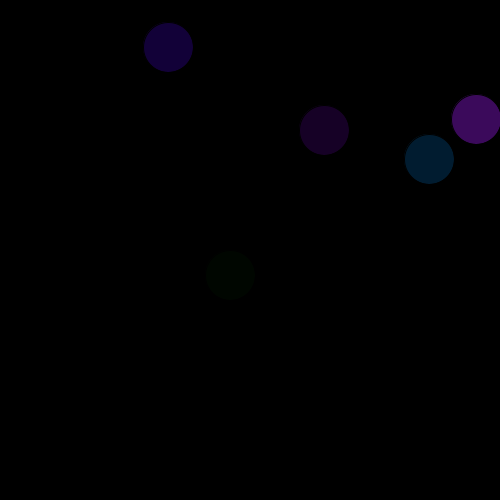
Frame 1 (no input)
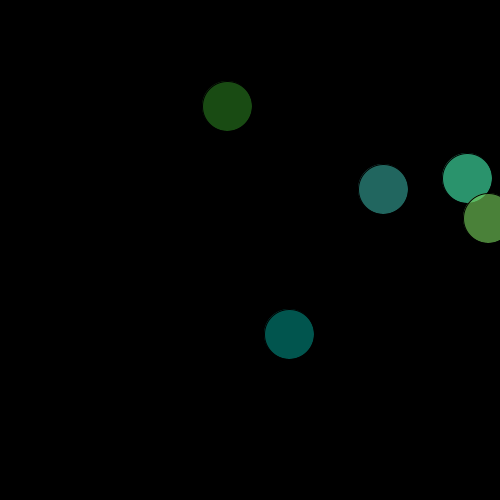
Frame 60 (the mouse pressed at the canvas centre just before this capture)
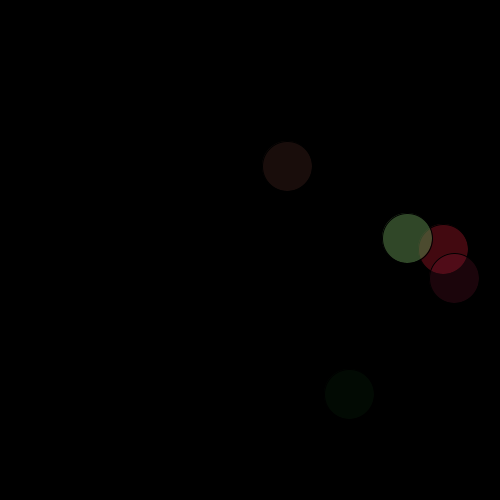
Frame 120 (the mouse held since frame 60 and released just before this capture)

The Processing sketch that drew these frames (run headless with seeded random() and noise(); from frame 60 on, the mouse is pressed at the canvas centre):

// Processing sketch: processing_83178
// ── processing_83178.pde

Pong ball;
Pong ball2,ball3,ball4,ball5;
int r,b,g,t;



void setup()
{
  ball = new Pong();
  ball2 = new Pong();
  ball3 = new Pong();
  ball4 = new Pong();
  ball5 = new Pong();
  size (500, 500);
  frameRate(200);
}

void draw()
{
  background (0, 0, 0);
  ball.move();
  ball.show();
  ball.bounce();
  ball2.move();
  ball2.show();
  ball2.bounce();
  ball3.move();
  ball3.show();
  ball3.bounce();
  ball4.move();
  ball4.show();
  ball4.bounce();
  ball5.move();
  ball5.show();
  ball5.bounce();
}

class Pong
{
  int xx;
  int yy;
  boolean horizontal, vertical;

  Pong()
  {
    xx = int(random(0, 500));
    yy = int(random(500));
    horizontal = true;
    vertical = true;
  }

  void move()
  {
    if (horizontal == true)
    {
      xx++;
    }
    if (horizontal == false)
    {
      xx--;
    }
    if (vertical == true)
    {
      yy++;
    }
    if (vertical == false)
    {
      yy--;
    }
  }

  void bounce()
  {
    if (xx > 500)
    {
      horizontal = false;
    }
    if (xx < 0)
    {
      horizontal = true;
    }
    if (yy > 500)
    {
      vertical = false;
    }
    if (yy < 0)
    {
      vertical = true;
    }
  }
  void show()
  {
    r = int(random(0,250));
   b = int(random(0,250));
   g = int(random(0,250));
   t = int(random(0,250));
  fill(r,b,g,t);
    ellipse(xx, yy, 50, 50);
  }
}
